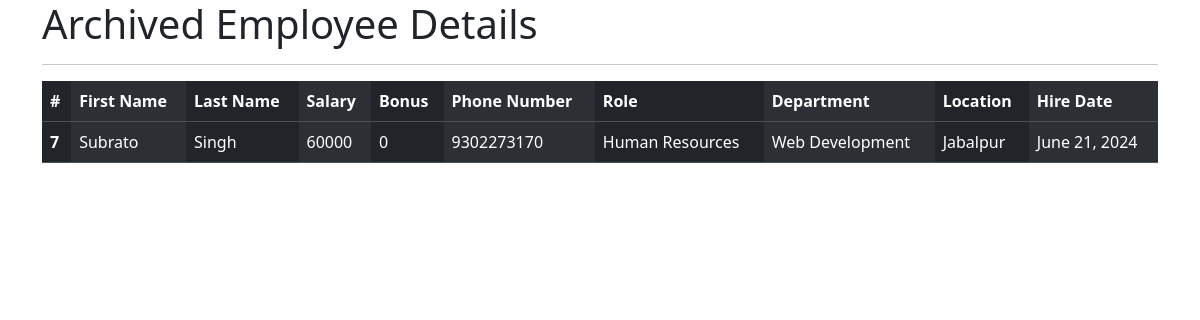
Screenshot of /arc_emp/ with the database file from the repository.
### emp_app/models.py (models this page shows, shortened)
class Employee(models.Model):
    first_name = models.CharField(max_length=32, null=False)
    last_name = models.CharField(max_length=32, null=False)
    dept = models.ForeignKey(Department, on_delete=models.CASCADE)
    salary = models.IntegerField(default=0)
    bonus = models.IntegerField(default=0)
    role = models.ForeignKey(Role, on_delete=models.CASCADE)
    phone = models.IntegerField(default=0)
    hire_date = models.DateField()
    is_active = models.BooleanField(default=True)  # New field for soft deletion

class Role(models.Model):
    role = models.CharField(max_length=150, null=False)

class Department(models.Model):
    name = models.CharField(max_length=150, null=False)
    location = models.CharField(max_length=100)

### emp_app/views.py (the view)
# urls.py: path('arc_emp/', views.view_archived_employees, name='archived_employees'),  # New URL pattern
def view_archived_employees(request):
    archived_employees = Employee.objects.filter(is_active=False)  # Get all archived employees
    context = {'archived_employees': archived_employees}
    return render(request, 'arc_emp.html', context)

### templates/arc_emp.html (shortened to what this page needs)
<!DOCTYPE html>
<html lang="en">
<head>
  <link href="https://cdn.jsdelivr.net/npm/bootstrap@5.3.3/dist/css/bootstrap.min.css" rel="stylesheet">
</head>
<body>
  <div class="container">
    <h1>Archived Employee Details</h1>
    <hr>
    <table class="table table-dark table-striped-columns">
      <thead>
        <tr>
          <th scope="col">#</th>
          <th scope="col">First Name</th>
          <th scope="col">Last Name</th>
          <th scope="col">Salary</th>
          <th scope="col">Bonus</th>
          <th scope="col">Phone Number</th>
          <th scope="col">Role</th>
          <th scope="col">Department</th>
          <th scope="col">Location</th>
          <th scope="col">Hire Date</th>
        </tr>
      </thead>
      <tbody>
        {% for emp in archived_employees %}
        <tr>
          <th scope="row">{{ emp.id }}</th>
          <td>{{ emp.first_name }}</td>
          <td>{{ emp.last_name }}</td>
          <td>{{ emp.salary }}</td>
          <td>{{ emp.bonus }}</td>
          <td>{{ emp.phone }}</td>
          <td>{{ emp.role.role }}</td>
          <td>{{ emp.dept.name }}</td>
          <td>{{ emp.dept.location }}</td>
          <td>{{ emp.hire_date }}</td>
        </tr>
        {% endfor %}
      </tbody>
    </table>
  </div>
</body>
</html>

### rows the page displays
Employee: id "7", first_name "Subrato", last_name "Singh", salary "60000", bonus "0", phone "9302273170", role.role "Human Resources", dept.name "Web Development", dept.location "Jabalpur", hire_date "June 21, 2024"
